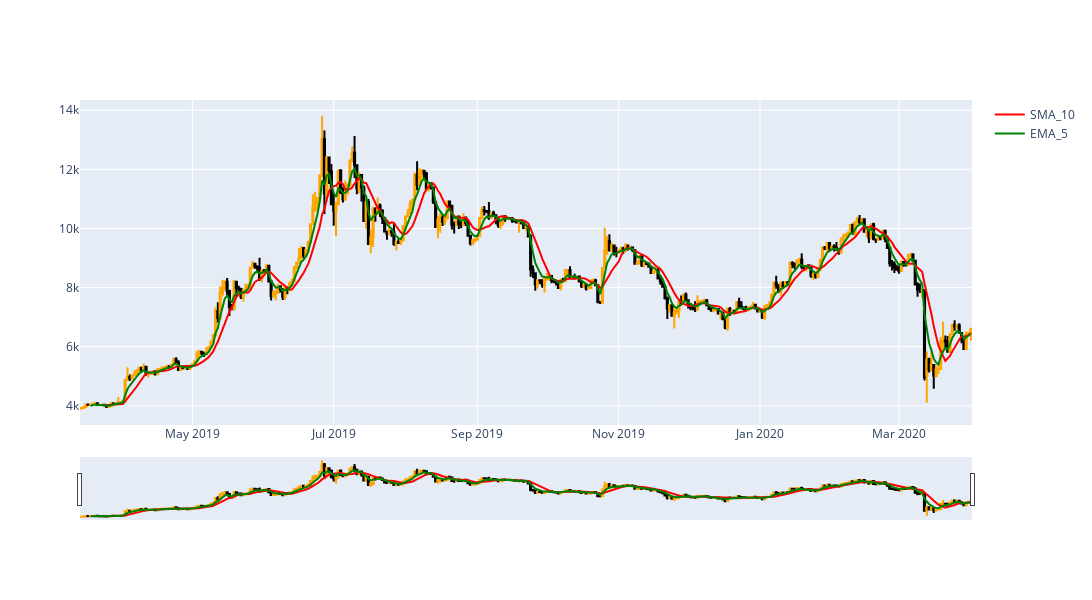

Write notebook code for a chart like this one.
### Code cell
fig = go.Figure(data=[
    go.Candlestick(
        x=BTC.index,
        open=BTC['Open'],
        high=BTC['High'],
        low=BTC['Low'],
        close=BTC['Close'],
        increasing_line_color='orange',
        decreasing_line_color='black',
        showlegend=False,
    ),
])
fig.add_trace(
    go.Scatter(
        x=BTC.index,
        y=BTC['SMA_10'],
        line=dict(color='red', width=2),
        name='SMA_10',
    )
)

fig.add_trace(
    go.Scatter(
        x=BTC.index,
        y=BTC['EMA_5'],
        line=dict(color='green', width=2),
        name='EMA_5'
    )
)
fig.update_layout(width = 1400, height=600, showlegend=True)
fig.show()

### Figure 1 — Plotly figure (JSON) as saved in the notebook; plotly's stock layout.template omitted (floating-point values rounded to 4 significant figures; data arrays with more than 128 entries replaced by an {"elided": "..."} marker saying what was removed)
{"data": [{"close": {"elided": "385 float values"}, "decreasing": {"line": {"color": "black"}}, "high": {"elided": "385 float values"}, "increasing": {"line": {"color": "orange"}}, "low": {"elided": "385 float values"}, "open": {"elided": "385 float values"}, "showlegend": false, "type": "candlestick", "x": {"elided": "385 str values"}}, {"line": {"color": "red", "width": 2}, "name": "SMA_10", "type": "scatter", "x": {"elided": "385 str values"}, "y": {"elided": "385 float values"}}, {"line": {"color": "green", "width": 2}, "name": "EMA_5", "type": "scatter", "x": {"elided": "385 str values"}, "y": {"elided": "385 float values"}}], "layout": {"height": 600, "showlegend": true, "width": 1400}}
